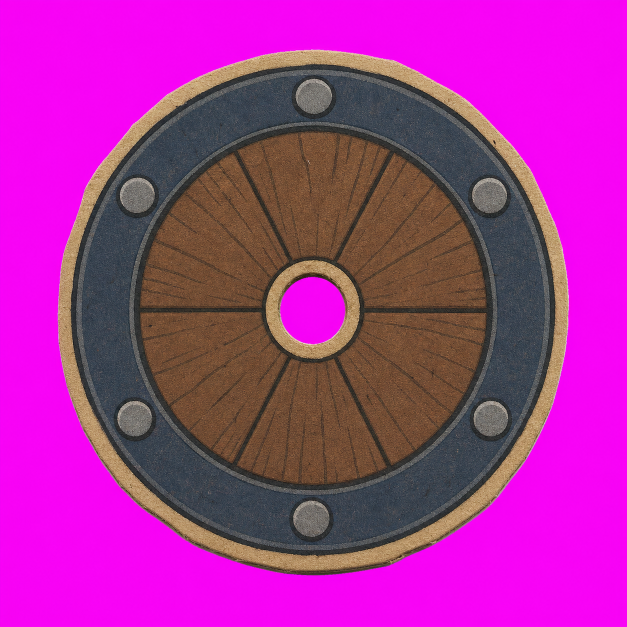
#> input picture v_apha/assets/_archive/crossbow-family-reset-2026-07-22/staging-candidates-modules/fortress_ranged/fortress_ranged__center_socket__light_bearing_v1_chroma.png, 1254 x 1254 px, found by its file name (shown at 1/2 size)
$ python prepare_fortress_ranged_socket.py
#> lines starting #> are read from the running program, lines starting #| are printed output that depends on the picture
#!/usr/bin/env python3
"""Promote the approved fortress_ranged socket and build a scale QA composite."""

from __future__ import annotations

import json
from pathlib import Path

from PIL import Image, ImageDraw


ROOT = Path(__file__).resolve().parents[1]
SOURCE = ROOT / "assets/staging/candidates/modules/fortress_ranged/fortress_ranged__center_socket__light_bearing_v1_chroma.png"
CANON = ROOT / "assets/approved/canon/modules/fortress_ranged"
BASE_IMAGE = CANON / "fortress_ranged__base_token__round_light_v1_alpha.png"
BASE_MANIFEST = CANON / "fortress_ranged__base_token__round_light_v1.json"
REVIEW = ROOT / "assets/staging/reviews/modules/fortress_ranged"

MODULE_NAME = "fortress_ranged__center_socket__light_bearing_v1"
TARGET_FOOTPRINT_RATIO = 0.34


def chroma_to_alpha(source: Image.Image) -> Image.Image:
    image = source.convert("RGBA")
    pixels = image.load()
    for y in range(image.height):
        for x in range(image.width):
            r, g, b, _ = pixels[x, y]
            distance = ((r - 255) ** 2 + g * g + (b - 255) ** 2) ** 0.5
            alpha = max(0, min(255, round((distance - 28) * 255 / 172)))
            if r > 135 and b > 85 and g < 120 and r - g > 60 and b - g > 38:
                alpha = 0
            pixels[x, y] = (r, g, b, alpha)
    return image


def alpha_bbox(image: Image.Image) -> tuple[int, int, int, int]:
    bbox = image.getchannel("A").point(lambda a: 255 if a > 18 else 0).getbbox()
    if not bbox:
        raise RuntimeError("empty socket cutout")
    return bbox


def checker(size: tuple[int, int], cell: int = 32) -> Image.Image:
    out = Image.new("RGB", size, "#d9d1bd")
    draw = ImageDraw.Draw(out)
    for y in range(0, size[1], cell):
        for x in range(0, size[0], cell):
            if (x // cell + y // cell) % 2:
                draw.rectangle((x, y, x + cell - 1, y + cell - 1), fill="#c8bea7")
    return out.convert("RGBA")


def centered_paste(canvas: Image.Image, layer: Image.Image) -> None:
    x = (canvas.width - layer.width) // 2
    y = (canvas.height - layer.height) // 2
    canvas.alpha_composite(layer, (x, y))


def main() -> None:
    CANON.mkdir(parents=True, exist_ok=True)
    REVIEW.mkdir(parents=True, exist_ok=True)

    source = Image.open(SOURCE)
#> source is the input picture: PIL image 1254x1254 RGB; mean R, G, B 169.2, 45.4, 152.6
    cutout_full = chroma_to_alpha(source)
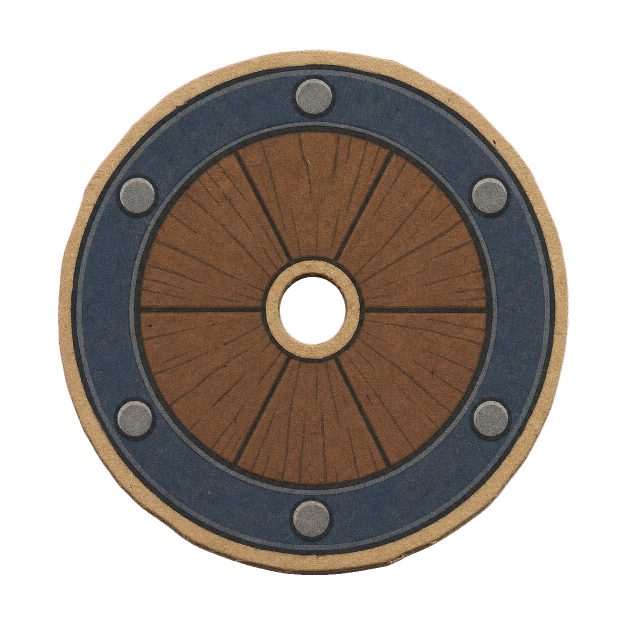
#> cutout_full: PIL image 1254x1254 RGBA (shown at 1/2 size); mean R, G, B, A 169.2, 45.4, 152.6, 135; transparent parts drawn white
    cutout = cutout_full.crop(alpha_bbox(cutout_full))
#> in alpha_bbox, `bbox = image.getchannel("A").point(lambda a: 255 if a > 18 else 0).get..`: bbox = (115, 99, 1138, 1150)
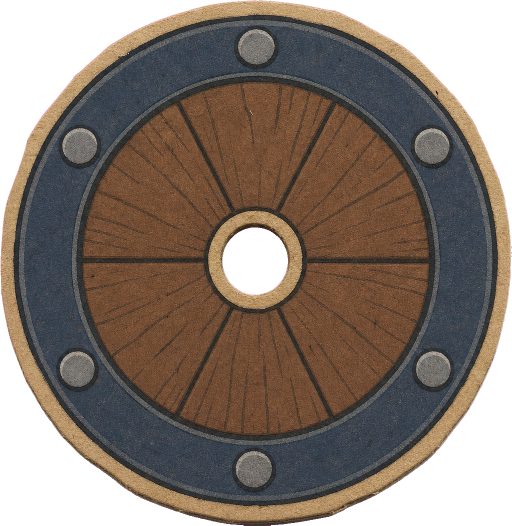
#> cutout: PIL image 1023x1051 RGBA (shown at 1/2 size); mean R, G, B, A 133, 65, 109.7, 197.4; transparent parts drawn white

    chroma_path = CANON / f"{MODULE_NAME}_chroma.png"
    alpha_path = CANON / f"{MODULE_NAME}_alpha.png"
    source.save(chroma_path, optimize=True)
    cutout.save(alpha_path, optimize=True)

    pivot = [cutout.width // 2, cutout.height // 2]
#> pivot = [511, 525]
#> (the run stopped early here; a loop or call above may not have finished)

$ run again, with v_apha/assets/_archive/crossbow-family-reset-2026-07-22/staging-candidates-modules/fortress_ranged/fortress_ranged__ambient_child__amber_lantern_housing_v1_chroma.png copied over v_apha/assets/_archive/crossbow-family-reset-2026-07-22/staging-candidates-modules/fortress_ranged/fortress_ranged__center_socket__light_bearing_v1_chroma.png
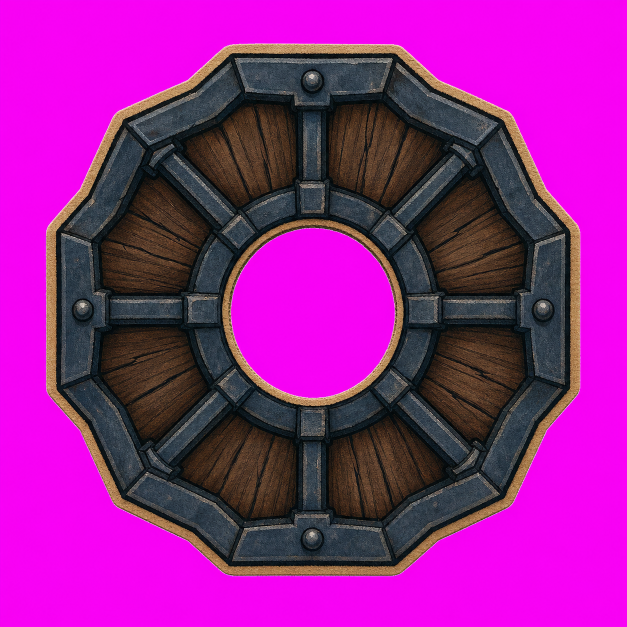
#> input picture v_apha/assets/_archive/crossbow-family-reset-2026-07-22/staging-candidates-modules/fortress_ranged/fortress_ranged__ambient_child__amber_lantern_housing_v1_chroma.png, 1254 x 1254 px, found by its file name (shown at 1/2 size)
#> in main, source is the input picture: PIL image 1254x1254 RGB; mean R, G, B 150, 30.8, 143.1
#> in main, `cutout_full = chroma_to_alpha(source)`:
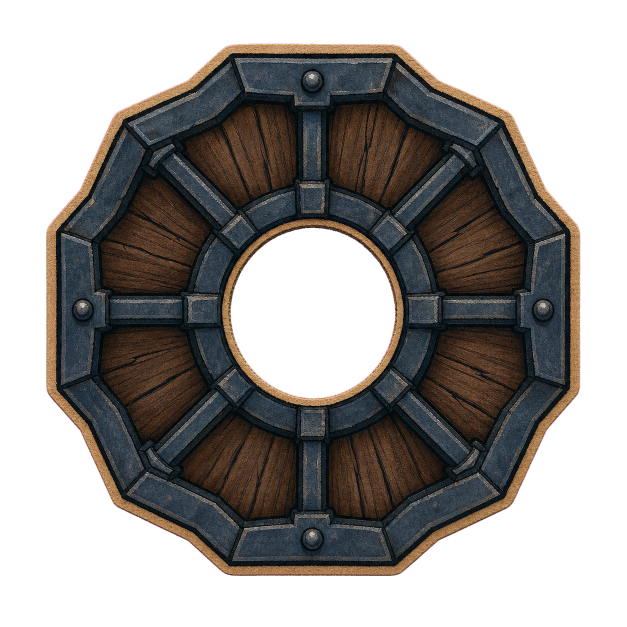
#> cutout_full: PIL image 1254x1254 RGBA (shown at 1/2 size); mean R, G, B, A 150, 30.8, 143.1, 134.4; transparent parts drawn white
#> bbox = (92, 87, 1161, 1153)
#> in main, `cutout = cutout_full.crop(alpha_bbox(cutout_full))`:
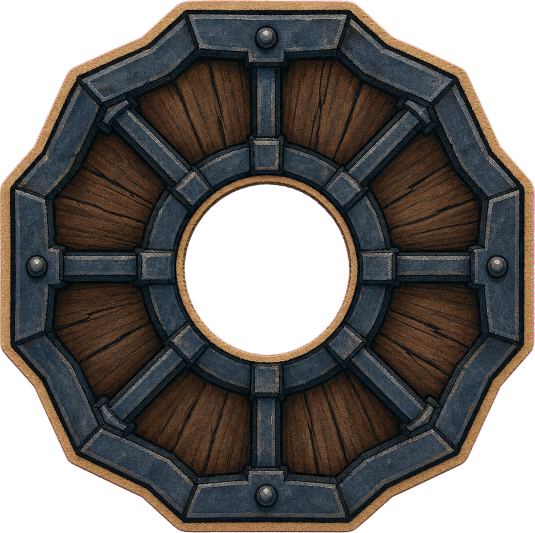
#> cutout: PIL image 1069x1066 RGBA (shown at 1/2 size); mean R, G, B, A 112.9, 41.9, 104.6, 185.4; transparent parts drawn white
